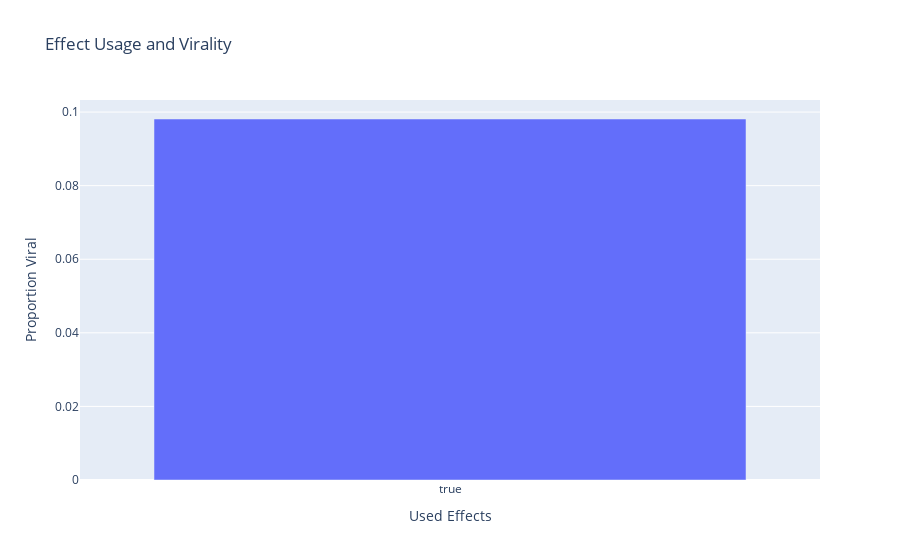

Notebook source saved alongside this figure:
### Markdown cell above
# Music

### Code cell
# Insight 2.4: Do effects increase virality?
viral_threshold = df['statsV2.playCount'].quantile(0.90)
df['is_viral'] = df['statsV2.playCount'] > viral_threshold
effects_impact = df.groupby('stitchEnabled')['is_viral'].mean().reset_index()
fig7 = px.bar(effects_impact, x='stitchEnabled', y='is_viral',
              title="Effect Usage and Virality",
              labels={'stitchEnabled': 'Used Effects', 'is_viral': 'Proportion Viral'})
fig7.show()

### Figure 1 — Plotly figure (JSON) as saved in the notebook; plotly's stock layout.template omitted (floating-point values rounded to 4 significant figures)
{"data": [{"hovertemplate": "Used Effects=%{x}<br>Proportion Viral=%{y}<extra></extra>", "legendgroup": "", "marker": {"color": "#636efa", "pattern": {"shape": ""}}, "name": "", "orientation": "v", "showlegend": false, "textposition": "auto", "type": "bar", "x": [true], "xaxis": "x", "y": [0.09811], "yaxis": "y"}], "layout": {"barmode": "relative", "legend": {"tracegroupgap": 0}, "title": {"text": "Effect Usage and Virality"}, "xaxis": {"anchor": "y", "domain": [0, 1], "title": {"text": "Used Effects"}}, "yaxis": {"anchor": "x", "domain": [0, 1], "title": {"text": "Proportion Viral"}}}}
